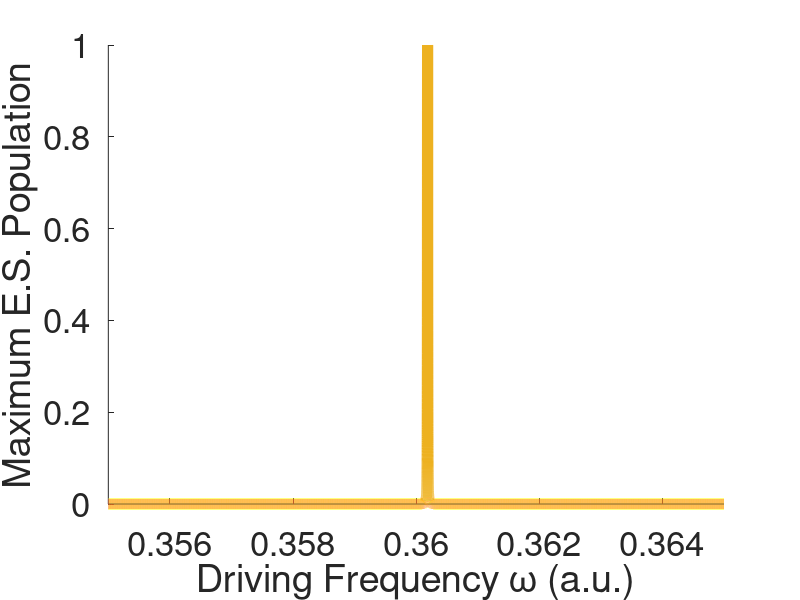

Write the MATLAB code that produced this figure. (Note: this script raises an error after producing the figure.)
clear;
%%%%% CHANGE THESE TO MATCH YOUR NEEDS %%%%%
outerDirs = ["NoRWA", "RWA"];
omega_0 = 0.36018531627654671;
p_z = 0.80977192915387741;

freq = [0.3550:0.0000001:0.3650];
numFreqs = length(freq);
analyticalMaxPop = zeros(1,numFreqs);

E_0 = 1E-6;

for i = 1:numFreqs
    omega_r = 0.5*sqrt((omega_0-freq(i))^2+(E_0^2*p_z^2)/omega_0^2);
    analyticalMaxPop(i) = E_0^2*p_z^2/(4*omega_0^2*omega_r^2);
end

f1 = figure('Visible','off','Position',[0 0 1618 1000]);
hold on;
plot(freq,analyticalMaxPop,'LineWidth',8,'Color',[0.9290 0.6940 0.1250]);
%title('Maximum Excited State Population');
xlabel('Driving Frequency \omega (a.u.)');
ylabel('Maximum E.S. Population');
set(gca,'FontSize',25);
xlim([0.355,0.365]);
yscale("log");

for omega = [0.355,0.356,0.357,0.358,0.359,0.361,0.362,0.363,0.364]
    omegaString = num2str(omega);
    nonRWApath = strcat("NoRWA/E0.000001_w",omegaString,"/dataFile.txt");
    RWApath = strcat("RWA/E0.000001_w",omegaString,"/dataFile.txt");
    nonRWAdata = importdata(nonRWApath," ");
    RWAdata = importdata(RWApath," ");
    nonRWAlen = length(nonRWAdata.textdata(:,7));
    RWAlen = length(RWAdata.textdata(:,7));
    if nonRWAlen > RWAlen
        nonRWApop = zeros(RWAlen,1);
        RWApop = zeros(RWAlen,1);
        for i = 1:RWAlen
            nonRWApop(i) = str2double(cell2mat(nonRWAdata.textdata(i,7)));
            RWApop(i) = str2double(cell2mat(RWAdata.textdata(i,7)));
        end
        nonRWAmax = max(nonRWApop);
        RWAmax = max(RWApop);
        scatter(omega,nonRWAmax,'filled','MarkerFaceColor',[0 0.4470 0.7410],'SizeData',150);
        scatter(omega,RWAmax,'filled','MarkerFaceColor',[0.8500 0.3250 0.0980],'Marker','^','SizeData',150);
    else
        nonRWApop = zeros(nonRWAlen,1);
        RWApop = zeros(nonRWAlen,1);
        for i = 1:nonRWAlen
            nonRWApop(i) = str2double(cell2mat(nonRWAdata.textdata(i,7)));
            RWApop(i) = str2double(cell2mat(RWAdata.textdata(i,7)));
        end
        nonRWAmax = max(nonRWApop);
        RWAmax = max(RWApop);
        scatter(omega,nonRWAmax,'filled','MarkerFaceColor',[0 0.4470 0.7410],'SizeData',150);
        scatter(omega,RWAmax,'filled','MarkerFaceColor',[0.8500 0.3250 0.0980],'Marker','^','SizeData',150);
    end
end

legend('Analytical Solution',"Numerical non-RWA Solution", "Numerical RWA Solution",'Location','northwest');%%%%% Manually edit this line! %%%%%
figName = "plot_maxPop_vs_freq_E0.000001.png";
saveas(f1, figName);












%{


%%%%%%%%%%%%%%%%%%%%%%%%%%%%%%%%%%%%%%%%%%%%%%%%%%%%%%%%%%%%%%%%%%%%%%%%%%%
%%%%%%%%%%%%%%%%%%%%%%% Initialize data structures %%%%%%%%%%%%%%%%%%%%%%%%
%%%%%%%%%%%%%%%%%%%%%%%%%%%%%%%%%%%%%%%%%%%%%%%%%%%%%%%%%%%%%%%%%%%%%%%%%%%

fprintf("Initializing data structures...\n")
numOuterDirs = length(outerDirs);
maxDirs = 0;
data = struct([]);
for i=1:numOuterDirs
    cd(outerDirs(i));
    numDirs = length(dir);
    if numDirs > maxDirs
        maxDirs = numDirs;
    end
    cd ..;
    data = [data, struct()];
end
dirStructs = struct([]);
for i = 1:length(outerDirs)
    data(i).data = 0;
    data(i).textdata = {};
    cd(outerDirs(i));
    innerDirs = dir;
    blankStructTemplate = struct();
    fn = fieldnames(innerDirs(1));
    numFields = length(fn);
    for j = 1:numFields
        blankStructTemplate.(fn{j}) = "";
    end
    numDirs = length(innerDirs);
    dirDiff = maxDirs - numDirs;
    fittedDirs = [innerDirs; repmat(blankStructTemplate,dirDiff,1)];
    dirStructs = [dirStructs, fittedDirs];
    cd ..;
end



%%%%%%%%%%%%%%%%%%%%%%%%%%%%%%%%%%%%%%%%%%%%%%%%%%%%%%%%%%%%%%%%%%%%%%%%%%%
%%%%%%%%%%%%%%%%%%%%%%%%%%%%%%% Create Plots %%%%%%%%%%%%%%%%%%%%%%%%%%%%%%
%%%%%%%%%%%%%%%%%%%%%%%%%%%%%%%%%%%%%%%%%%%%%%%%%%%%%%%%%%%%%%%%%%%%%%%%%%%

for i = 1:maxDirs
    if dirStructs(i,1).name(1) ~= '.' & dirStructs(i,1).name ~= "" & dirStructs(i,1).isdir == 1
        currentDir = dirStructs(i,1).name;
        matchingIndices = zeros(1,numOuterDirs-1);
        for j = 2:numOuterDirs
            for k = 1:maxDirs
                if matches(dirStructs(k,j).name, currentDir)
                    matchingIndices(j-1) = k;
                    break;
                end
            end
        end
        if ~ismember(0, matchingIndices)%%%%% Only make plot if the files are present everywhere %%%%%
            printStatement = strcat("Plotting ",currentDir, " ...\n");
            fprintf(printStatement);
            longestTraj = 0;
            for j = 1:numOuterDirs
                filePath = strcat(outerDirs(j),"/",currentDir,"/dataFile.txt");
                data(j) = importdata(filePath," ");
                len = length(data(j).data);
                if len < longestTraj | longestTraj == 0
                    shortestIndex = j;
                    longestTraj = len;
                end
            end
            %%%%% Extraction/Calculation of data %%%%%
            tempCell = regexp(currentDir,"_","split");
            ECell = regexp(cell2mat(tempCell(1)),"E","split");
            EString = cast(cell2mat(ECell(2)),"char");
            E_0 = str2double(EString);
            wCell = regexp(cell2mat(tempCell(2)),"w","split");
            wString = cast(cell2mat(wCell(2)),"char");
            omega = str2double(wString);
            omega_r = 0.5*sqrt((omega_0-omega)^2+E_0^2*p_z^2);
            inverse_omega_r_fs = pi/(41.341374575751*omega_r);
            period = num2str(inverse_omega_r_fs);
            RabiString = strcat("Rabi period = ",period," fs\n");
            %fprintf(RabiString);
            timeCell = data(shortestIndex).textdata(:,1);
            numTimeSteps = length(timeCell);
            time = zeros(numTimeSteps,1);
            popGS = zeros(numTimeSteps,numOuterDirs);
            popES = zeros(numTimeSteps,numOuterDirs);
            RabiGS = zeros(numTimeSteps,1);
            RabiES = zeros(numTimeSteps,1);
            for j = 1:numTimeSteps
                time(j) = str2double(cell2mat(timeCell(j)));
                %RabiGS(j) = (((omega_0-omega)^2)/(4*omega_r^2))*sin(omega_r*time(j)*41.341374575751)^2 + cos(omega_r*time(j)*41.341374575751)^2;
                RabiES(j) = E_0^2*p_z^2/(4*omega_0^2*omega_r^2)*sin(omega_r*time(j)*41.341374575751)^2;
                RabiGS(j) = 1 - RabiES(j);
                for k = 1:numOuterDirs
                    popGS(j,k) = str2double(cell2mat(data(k).textdata(j,6)));
                    popES(j,k) = str2double(cell2mat(data(k).textdata(j,7)));
                end
            end
            %%%%% Excited State Plots %%%%%
            f1 = figure('Visible','off','Position',[0 0 1618 1000]);
            hold on;
            for j = 1:numOuterDirs
                plot(time,popES(:,j),'LineWidth',8);
            end
            plot(time,RabiES,'LineWidth',4);
            set(gca,'FontSize',25);
            title('Excited State Population');
            xlabel('time (fs)');
            ylabel('Population');
            legend("Numerical non-RWA Solution", "Numerical RWA Solution", 'Analytical Solution','Location','northwest');%%%%% Manually edit this line! %%%%%
            figName = join(['plot_ES_pop_',currentDir,'.png']);
            saveas(f1, figName);
            %%%%% Ground State Plots %%%%%
            f2 = figure('Visible','off','Position',[0 0 1618 1000]);
            hold on;
            for j = 1:numOuterDirs
                plot(time,popGS(:,j),'LineWidth',8);
            end
            plot(time,RabiGS,'LineWidth',4);
            set(gca,'FontSize',25);
            title('Ground State Population');
            xlabel('time (fs)');
            ylabel('Population');
            legend("Numerical non-RWA Solution", "Numerical RWA Solution", 'Analytical Solution','Location','southwest');%%%%% Manually edit this line! %%%%%
            figName = join(['plot_GS_pop_',currentDir,'.png']);
            saveas(f2, figName);
        end
    end
end
%}